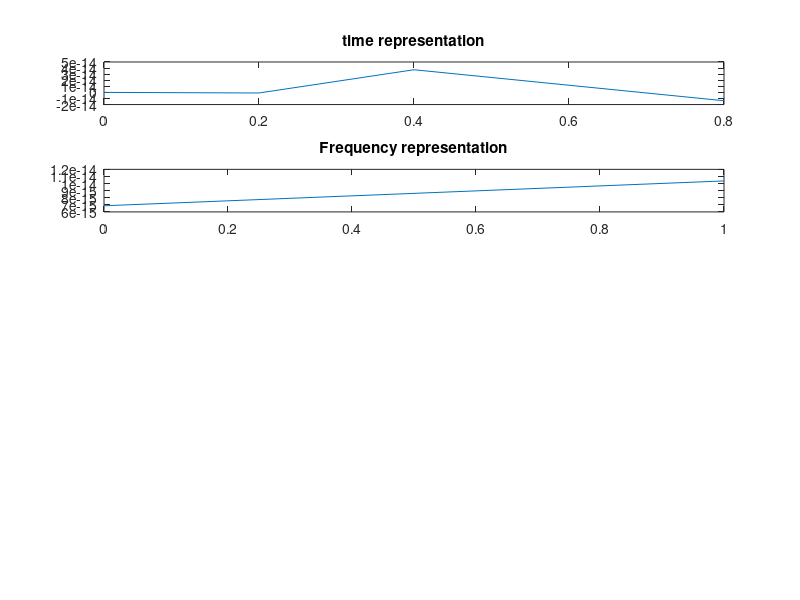

MATLAB code for this plot: (Note: this script raises an error after producing the figure.)
%  signal
%  MATLAB - 
%  Val?rie Perrier -
%________________________________
%
%  G?n?ration de signaux. Le signal en sortie est not? Y
%  Calcul de sa transform?e de Fourier
%  Trac? de y(t) et de son spectre (module de sa TF)
%_______________________________
clear;clc;clf
%
% nombre de points de discretisation..............
%
n=input('Number of sample points:');
dx=1/n;
t=0:dx:1;
%
%..choix du signal (menu).................
%
disp('(1) Dirac')
disp('(2) Square function ')
disp('(3) White noise')
disp('(4) Sum of 2 sine functions')
disp('(5) Succession of 2 sinusoides')
disp('(6) Modulated Wave')
disp('(7) Sismique signal')
disp('(8) Audio signal')
m=input('Enter your choice:');
%index=(1:n);
if m==1
	n2=n/2;
	y=[zeros(1,n2-1) 1 zeros(1,n2)];
elseif m==2
	y=square(2*5*pi*t);
elseif m==3
	y=randn(1,length(t));
elseif m==4
	y=sin(2*pi*20*t)+sin(2*pi*85*t);
elseif m==5
	n2=n/2;
	y=[sin(2*pi*20*t(1:n2)) sin(2*pi*85*t(n2+1:n+1))];
elseif m==6
	y=cos(6*pi*t.*(10*t+0.5));
elseif m==7
	load quake
	g=0.0980;
	delt=1/200;
%	y=e*g;%(e est le signal dans quake)
	y=e;
%	t=delt*(1:length(e));
%	yrange=[-250,250];
%	ax=[0 50 yrange];
%	ech=n;
%   index=(1:10000/ech)*ech;
elseif m==8
	load splat
elseif m==9
    y=abs(cos(t*10));
end

m=input('Add noise ?  oui=0    non=1 :');
if m==0
	br=input('signal-to-noise ratio:');
	y=y+br*randn(size(y));
end
%
%..Trace du signal temporel............
%
%axis([0 1 -1.5 1.5])
subplot(5,1,1),plot(t(1:n),y(1:n)),title('time representation')
%
%..Calcul de la transformee de Fourier...
%
n2=n/2;
fy=fft(y,n)/n;
f=(0:n2);
fy=abs(fy);
%..trace............
subplot(5,1,2),plot(f(1:n2),fy(1:n2)),title('Frequency representation')
wave = RWT(y(1:128), 4, 'Morlet');
subplot(5,1,3),ImageRWT(wave, 'Overall', 'spring'),title('Wavelet')
subplot(5,1,4), contour(transpose(wave)),title('Wavelet')
maxima = WTMM(wave);
subplot(5,1,5),ImageWTMM(maxima),title('Maxima ')